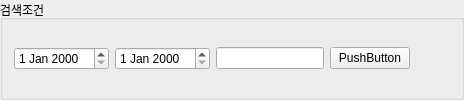
       <widget class="QGroupBox" name="groupBox">
        <property name="minimumSize">
         <size>
          <width>0</width>
          <height>0</height>
         </size>
        </property>
        <property name="maximumSize">
         <size>
          <width>16777215</width>
          <height>100</height>
         </size>
        </property>
        <property name="sizeIncrement">
         <size>
          <width>0</width>
          <height>0</height>
         </size>
        </property>
        <property name="baseSize">
         <size>
          <width>0</width>
          <height>0</height>
         </size>
        </property>
        <property name="title">
         <string>검색조건</string>
        </property>
        <layout class="QHBoxLayout" name="horizontalLayout_2">
         <item>
          <widget class="QDateEdit" name="dateEdit_1"/>
         </item>
         <item>
          <widget class="QDateEdit" name="dateEdit_2"/>
         </item>
         <item>
          <widget class="QLineEdit" name="lineEdit">
           <property name="maximumSize">
            <size>
             <width>200</width>
             <height>16777215</height>
            </size>
           </property>
          </widget>
         </item>
         <item>
          <widget class="QPushButton" name="pushButton">
           <property name="text">
            <string>PushButton</string>
           </property>
          </widget>
         </item>
         <item>
          <spacer name="horizontalSpacer">
           <property name="orientation">
            <enum>Qt::Horizontal</enum>
           </property>
           <property name="sizeHint" stdset="0">
            <size>
             <width>40</width>
             <height>20</height>
            </size>
           </property>
          </spacer>
         </item>
        </layout>
       </widget>
